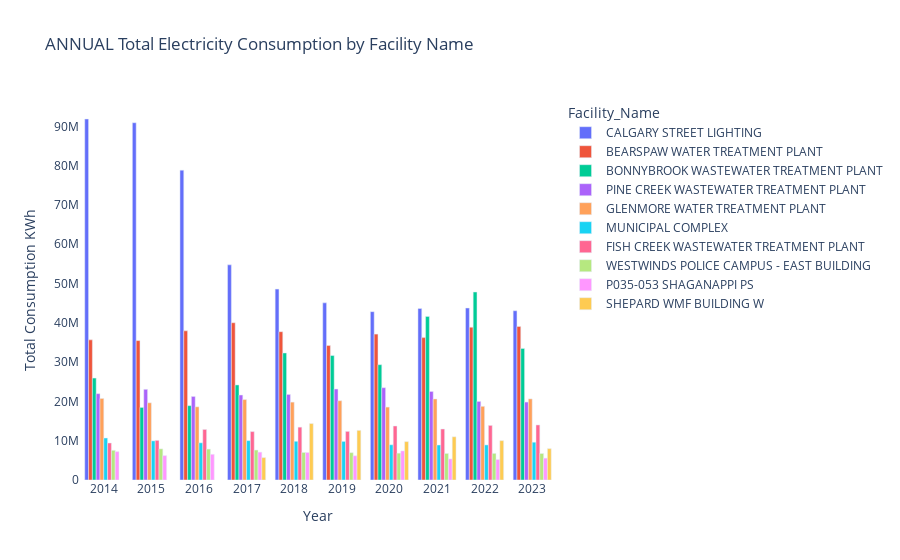

The notebook cell saved with this chart:
### Markdown cell above
Generally, across the month considering top ten usage of electricity by facility name: Calgary Street Lighting, Bearspaw Water Treatment Plant, Bonnybrook Wastewater Treatment Plant, Pine Creek Wastewater Treatment Plant, Glenmore Water Treatment Plant, Fish Creek Wastewater Treatment Plant, Municipal Complex, Shepard WMF Building W, Westwind Police Campus-East Building, P035-053 Shaganappi PS. Calgary Street Lighting highest consumption across the month except for June & July where Bearspaw water treatment plant consume more than all other facility name.

### Code cell
select_query = """
WITH top_facility_name AS (
    SELECT
        Facility_Name,
        SUM(Total_Consumption) AS total_consumption
    FROM
        corp_consumption
    WHERE
        Energy_Description = 'Electricity'
    GROUP BY
        Facility_Name
    ORDER BY
        total_consumption DESC
    LIMIT 10
)

SELECT
    YEAR,
    e.Facility_Name,
    SUM(e.Total_Consumption) AS Total_Consumption
FROM
    corp_consumption e
    JOIN top_facility_name t
    ON e.Facility_Name = t.Facility_Name
WHERE
    Energy_Description = 'Electricity'
GROUP BY
    YEAR,
    e.Facility_Name
ORDER BY
    YEAR,
    Total_Consumption DESC;
"""
energ_cona = pd.read_sql_query(select_query, engine)

fig = px.bar(energ_cona, x='YEAR', y='Total_Consumption', color='Facility_Name', barmode='group', title='ANNUAL Total Electricity Consumption by Facility Name')
fig.update_layout(xaxis_title='Year', yaxis_title='Total Consumption KWh')
fig.update_layout(plot_bgcolor='white')
fig.update_layout(xaxis={'tickmode': 'linear', 'tick0': 2014, 'dtick': 1})
fig.show()

### Figure 1 — Plotly figure (JSON) as saved in the notebook; plotly's stock layout.template omitted (floating-point values rounded to 4 significant figures)
{"data": [{"alignmentgroup": "True", "hovertemplate": "Facility_Name=CALGARY STREET LIGHTING<br>YEAR=%{x}<br>Total_Consumption=%{y}<extra></extra>", "legendgroup": "CALGARY STREET LIGHTING", "marker": {"color": "#636efa", "pattern": {"shape": ""}}, "name": "CALGARY STREET LIGHTING", "offsetgroup": "CALGARY STREET LIGHTING", "orientation": "v", "showlegend": true, "textposition": "auto", "type": "bar", "x": [2014, 2015, 2016, 2017, 2018, 2019, 2020, 2021, 2022, 2023], "xaxis": "x", "y": [91870809, 90922781, 78855156, 54751112, 48593314, 45076836, 42839059, 43643492, 43773106, 43068763], "yaxis": "y"}, {"alignmentgroup": "True", "hovertemplate": "Facility_Name=BEARSPAW WATER TREATMENT PLANT<br>YEAR=%{x}<br>Total_Consumption=%{y}<extra></extra>", "legendgroup": "BEARSPAW WATER TREATMENT PLANT", "marker": {"color": "#EF553B", "pattern": {"shape": ""}}, "name": "BEARSPAW WATER TREATMENT PLANT", "offsetgroup": "BEARSPAW WATER TREATMENT PLANT", "orientation": "v", "showlegend": true, "textposition": "auto", "type": "bar", "x": [2014, 2015, 2016, 2017, 2018, 2019, 2020, 2021, 2022, 2023], "xaxis": "x", "y": [35664817, 35478777, 37959069, 40024357, 37742232, 34218378, 37135938, 36235056, 38883329, 39077979], "yaxis": "y"}, {"alignmentgroup": "True", "hovertemplate": "Facility_Name=BONNYBROOK WASTEWATER TREATMENT PLANT<br>YEAR=%{x}<br>Total_Consumption=%{y}<extra></extra>", "legendgroup": "BONNYBROOK WASTEWATER TREATMENT PLANT", "marker": {"color": "#00cc96", "pattern": {"shape": ""}}, "name": "BONNYBROOK WASTEWATER TREATMENT PLANT", "offsetgroup": "BONNYBROOK WASTEWATER TREATMENT PLANT", "orientation": "v", "showlegend": true, "textposition": "auto", "type": "bar", "x": [2014, 2015, 2016, 2017, 2018, 2019, 2020, 2021, 2022, 2023], "xaxis": "x", "y": [25946479, 18470960, 18919817, 24189733, 32324934, 31671479, 29343572, 41634724, 47844166, 33493384], "yaxis": "y"}, {"alignmentgroup": "True", "hovertemplate": "Facility_Name=PINE CREEK WASTEWATER TREATMENT PLANT<br>YEAR=%{x}<br>Total_Consumption=%{y}<extra></extra>", "legendgroup": "PINE CREEK WASTEWATER TREATMENT PLANT", "marker": {"color": "#ab63fa", "pattern": {"shape": ""}}, "name": "PINE CREEK WASTEWATER TREATMENT PLANT", "offsetgroup": "PINE CREEK WASTEWATER TREATMENT PLANT", "orientation": "v", "showlegend": true, "textposition": "auto", "type": "bar", "x": [2014, 2015, 2016, 2017, 2018, 2019, 2020, 2021, 2022, 2023], "xaxis": "x", "y": [21972952, 23077646, 21265638, 21626015, 21776522, 23153348, 23486957, 22531761, 20005918, 19834724], "yaxis": "y"}, {"alignmentgroup": "True", "hovertemplate": "Facility_Name=GLENMORE WATER TREATMENT PLANT<br>YEAR=%{x}<br>Total_Consumption=%{y}<extra></extra>", "legendgroup": "GLENMORE WATER TREATMENT PLANT", "marker": {"color": "#FFA15A", "pattern": {"shape": ""}}, "name": "GLENMORE WATER TREATMENT PLANT", "offsetgroup": "GLENMORE WATER TREATMENT PLANT", "orientation": "v", "showlegend": true, "textposition": "auto", "type": "bar", "x": [2014, 2015, 2016, 2017, 2018, 2019, 2020, 2021, 2022, 2023], "xaxis": "x", "y": [20752623, 19647504, 18619313, 20468133, 19818395, 20173125, 18554211, 20618182, 18750335, 20642583], "yaxis": "y"}, {"alignmentgroup": "True", "hovertemplate": "Facility_Name=MUNICIPAL COMPLEX<br>YEAR=%{x}<br>Total_Consumption=%{y}<extra></extra>", "legendgroup": "MUNICIPAL COMPLEX", "marker": {"color": "#19d3f3", "pattern": {"shape": ""}}, "name": "MUNICIPAL COMPLEX", "offsetgroup": "MUNICIPAL COMPLEX", "orientation": "v", "showlegend": true, "textposition": "auto", "type": "bar", "x": [2014, 2015, 2016, 2017, 2018, 2019, 2020, 2021, 2022, 2023], "xaxis": "x", "y": [10686569, 9957518, 9460776, 10015547, 9853497, 9826357, 8964185, 8907976, 8926947, 9617159], "yaxis": "y"}, {"alignmentgroup": "True", "hovertemplate": "Facility_Name=FISH CREEK WASTEWATER TREATMENT PLANT<br>YEAR=%{x}<br>Total_Consumption=%{y}<extra></extra>", "legendgroup": "FISH CREEK WASTEWATER TREATMENT PLANT", "marker": {"color": "#FF6692", "pattern": {"shape": ""}}, "name": "FISH CREEK WASTEWATER TREATMENT PLANT", "offsetgroup": "FISH CREEK WASTEWATER TREATMENT PLANT", "orientation": "v", "showlegend": true, "textposition": "auto", "type": "bar", "x": [2014, 2015, 2016, 2017, 2018, 2019, 2020, 2021, 2022, 2023], "xaxis": "x", "y": [9417533, 10086348, 12865065, 12317106, 13448241, 12371251, 13740451, 12974656, 13892417, 14010777], "yaxis": "y"}, {"alignmentgroup": "True", "hovertemplate": "Facility_Name=WESTWINDS POLICE CAMPUS - EAST BUILDING<br>YEAR=%{x}<br>Total_Consumption=%{y}<extra></extra>", "legendgroup": "WESTWINDS POLICE CAMPUS - EAST BUILDING", "marker": {"color": "#B6E880", "pattern": {"shape": ""}}, "name": "WESTWINDS POLICE CAMPUS - EAST BUILDING", "offsetgroup": "WESTWINDS POLICE CAMPUS - EAST BUILDING", "orientation": "v", "showlegend": true, "textposition": "auto", "type": "bar", "x": [2014, 2015, 2016, 2017, 2018, 2019, 2020, 2021, 2022, 2023], "xaxis": "x", "y": [7558501, 7923039, 7858835, 7616623, 7013947, 6946834, 6826694, 6751200, 6772371, 6742193], "yaxis": "y"}, {"alignmentgroup": "True", "hovertemplate": "Facility_Name=P035-053 SHAGANAPPI PS<br>YEAR=%{x}<br>Total_Consumption=%{y}<extra></extra>", "legendgroup": "P035-053 SHAGANAPPI PS", "marker": {"color": "#FF97FF", "pattern": {"shape": ""}}, "name": "P035-053 SHAGANAPPI PS", "offsetgroup": "P035-053 SHAGANAPPI PS", "orientation": "v", "showlegend": true, "textposition": "auto", "type": "bar", "x": [2014, 2015, 2016, 2017, 2018, 2019, 2020, 2021, 2022, 2023], "xaxis": "x", "y": [7220782, 6204089, 6534757, 7087204, 6996096, 6155916, 7392429, 5361553, 5198270, 5558387], "yaxis": "y"}, {"alignmentgroup": "True", "hovertemplate": "Facility_Name=SHEPARD WMF BUILDING W<br>YEAR=%{x}<br>Total_Consumption=%{y}<extra></extra>", "legendgroup": "SHEPARD WMF BUILDING W", "marker": {"color": "#FECB52", "pattern": {"shape": ""}}, "name": "SHEPARD WMF BUILDING W", "offsetgroup": "SHEPARD WMF BUILDING W", "orientation": "v", "showlegend": true, "textposition": "auto", "type": "bar", "x": [2017, 2018, 2019, 2020, 2021, 2022, 2023], "xaxis": "x", "y": [5697909, 14359899, 12627772, 9762436, 10992688, 10014050, 7977092], "yaxis": "y"}], "layout": {"barmode": "group", "legend": {"title": {"text": "Facility_Name"}, "tracegroupgap": 0}, "plot_bgcolor": "white", "title": {"text": "ANNUAL Total Electricity Consumption by Facility Name"}, "xaxis": {"anchor": "y", "domain": [0, 1], "dtick": 1, "tick0": 2014, "tickmode": "linear", "title": {"text": "Year"}}, "yaxis": {"anchor": "x", "domain": [0, 1], "title": {"text": "Total Consumption KWh"}}}}
